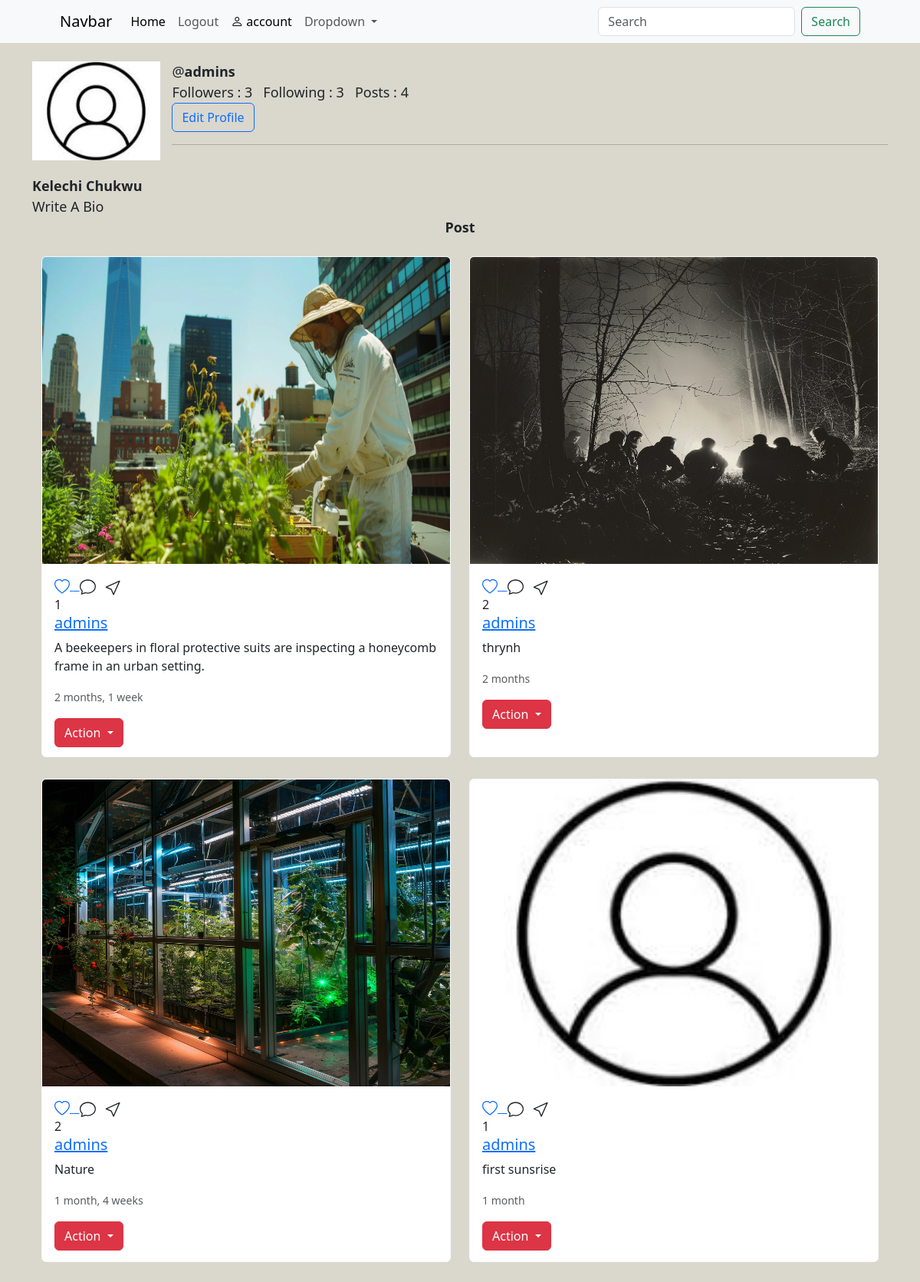
Page /admins/ (signed in) on the earlier database version.
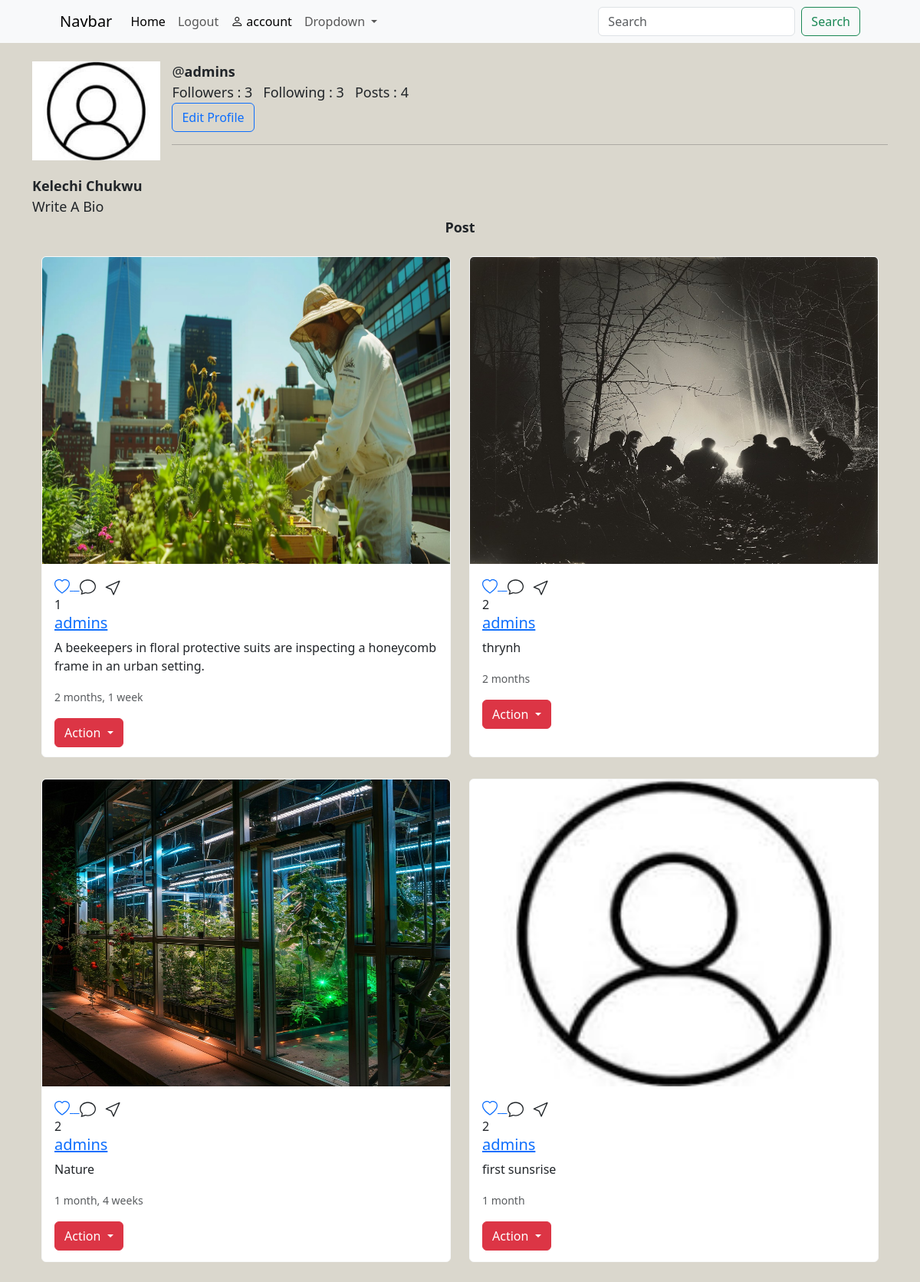
Same page on the later database version.
### main/models.py (models this page shows, shortened)
class Post(models.Model):
    user = models.ForeignKey(User,on_delete=models.CASCADE)
    image = models.ImageField(upload_to='posts/')
    caption = models.TextField(blank=True)
    create_at = models.DateTimeField(auto_now_add=True)
    likes = models.IntegerField(default=0)

### main/views.py (the view)
# urls.py: path('<str:username>/',views.profile_user,name="profile"),
@login_required(login_url='login')
def profile_user(request,username):
    user = get_object_or_404(User,username=username)
    profile = Profile.objects.get(user=user)
    pic = user.post_set.all()
    following = Follow.objects.filter(follower=request.user,following=user)
    context = {'profile':profile,'pic':pic,'following':following}
    return render(request,'profile.html',context)

### templates/profile.html (shortened to what this page needs)
{% extends 'partial/main.html' %}
{% load static %}
{% block content %}
<br>
<div class="container">
        {% if profile.profile_picture %}
        <img src="{{profile.profile_picture.url }}" alt="" width="15%" class="rounded-circle" id="pic">
        {% else %}
        <img src="{% static 'media/profile_picture/download.jpg' %}" alt="" id="pic" width="15%" >
        {% endif %}
        <p style="font-size: large;" >
            @<b>{{profile.user}}</b>
            <br>
            Followers : {{profile.user.followers.count}} &nbsp;
            Following : {{profile.user.following.count}} &nbsp;
            Posts : {{pic.count}} <br>
            {% if profile.user != request.user %}
                {% if following %}
                <form action="{% url 'unfollow' profile.user.username %}" method="post">
                    {% csrf_token %}
                    <button type="submit" class="btn btn-primary">Unfollow </button>
                    <button type="button" class="btn btn-primary" >Message</button>
                </form>
                {% else%}
                <form action="{% url 'follow' profile.user.username %}" method="post">
                    {% csrf_token %}
                    <button type="submit" class="btn btn-primary">Follow </button>
                </form>
                {% endif %}
            {% else %}
                <a href= "{% url 'editprofile' request.user %}" class="btn btn-outline-primary" role="button">Edit Profile</a>
            {% endif %}
        </p>
            <hr>
        <br>
        <div style="font-size: large;">
            <b>{{profile.user.first_name}}  {{profile.user.last_name}}</b>
            <br>
            {% if profile.bio %}
                    <pre>{{profile.bio}}</pre>
            {% else %}
                Write A Bio
            {% endif %} <br>
        </div>
        <div align="center" style="font-size: large;">
                <b>Post</b>
        </div>
        <br>
        <div class="container">
            <div class="row">
                {% for post in pic%}
                <div class="col-lg-6" >
                    <div class="card col-sm-12 mb-4 card border-light" style="height: 96%;">
                        <a href="{% url 'post_detail' post.id %}"><img src="{{post.image.url}}" class="card-img-top" alt="..." height="400"></a>
                        <div class="card-body">
                            <div class="run">
                                <a href="{% url 'like_detail' post.id %}">
                                </a>
                            </div>
                            {{post.likes}}
                        <a href="{% url 'profile' post.user.username %}"><h5 class="card-title">{{post.user}}</h5> </a>
                        {% if post.caption %}
                        <p class="card-text">{{post.caption}}</p>
                        {% else %}
                        <br><br><br><br>
                        {% endif %}
                        <p class="card-text"><small class="text-body-secondary">{{post.create_at|timesince}}</small></p>
                                    <div class="btn-group">
                                        <button type="button" class="btn btn-danger dropdown-toggle" data-bs-toggle="dropdown" aria-expanded="false">
                                        Action
                                        </button>
                                    </div>
                        </div>
                    </div>
                </div>
                {% endfor %}
        </div>
</div>
{% endblock content %}

Differences in the rows shown:
changed Post "first sunsrise": likes "1" → "2"
